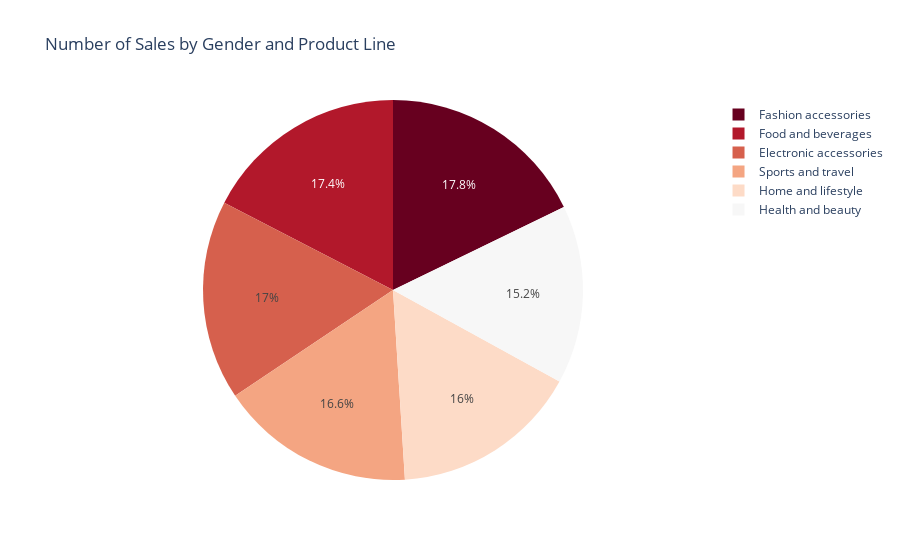

The cell this chart's notebook holds for it:
### Code cell
px.pie(gender_product_line ,values='Count',names='Product line',hover_data=['Gender'],title='Number of Sales by Gender and Product Line',color_discrete_sequence=px.colors.sequential.RdBu)

### Figure 1 — Plotly figure (JSON) as saved in the notebook; plotly's stock layout.template omitted (floating-point values rounded to 4 significant figures)
{"data": [{"customdata": [["Female"], ["Female"], ["Female"], ["Female"], ["Female"], ["Female"], ["Male"], ["Male"], ["Male"], ["Male"], ["Male"], ["Male"]], "domain": {"x": [0, 1], "y": [0, 1]}, "hovertemplate": "Product line=%{label}<br>Count=%{value}<br>Gender=%{customdata[0]}<extra></extra>", "labels": ["Electronic accessories", "Fashion accessories", "Food and beverages", "Health and beauty", "Home and lifestyle", "Sports and travel", "Electronic accessories", "Fashion accessories", "Food and beverages", "Health and beauty", "Home and lifestyle", "Sports and travel"], "legendgroup": "", "name": "", "showlegend": true, "type": "pie", "values": [84, 96, 90, 64, 79, 88, 86, 82, 84, 88, 81, 78]}], "layout": {"legend": {"tracegroupgap": 0}, "piecolorway": ["rgb(103,0,31)", "rgb(178,24,43)", "rgb(214,96,77)", "rgb(244,165,130)", "rgb(253,219,199)", "rgb(247,247,247)", "rgb(209,229,240)", "rgb(146,197,222)", "rgb(67,147,195)", "rgb(33,102,172)", "rgb(5,48,97)"], "title": {"text": "Number of Sales by Gender and Product Line"}}}
